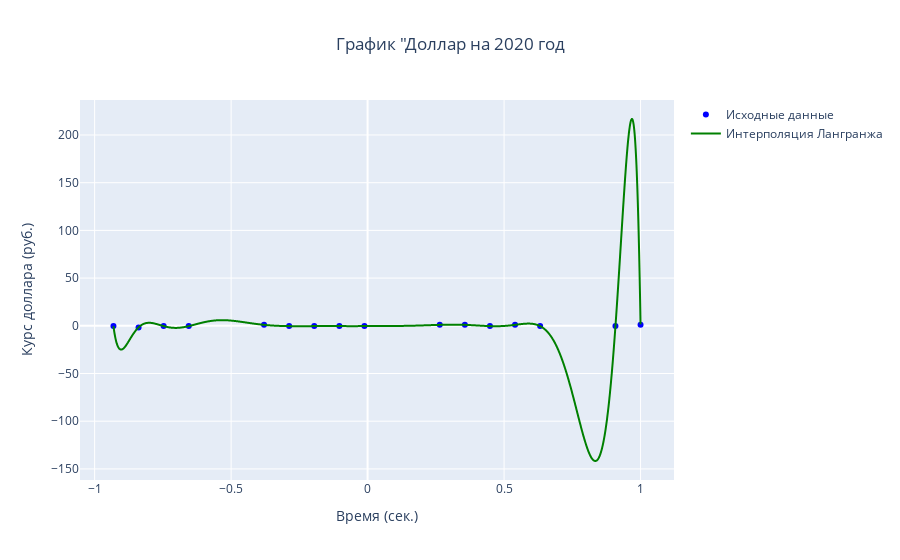

Source (notebook cell):
### Code cell
# #Интерполяци Лангранжа

#усредняем У для одинаковых Х
#df_main = df.groupby('battery_power')['clock_speed'].mean().reset_index()

#выбор данных для интерполяции
#Масштабирование данных 
x = x - np.mean(x)
x = x/np.max(x)

y = y - np.mean(y)
y = y/np.max(y)

#Интерполяция Лангранжа
x_lang = np.arange(x[0],x[15], 0.001)
int_poly = lagrange(x,y)
y_lang = int_poly(x_lang)

fig = go.Figure()

#точки
fig.add_trace(go.Scatter(
    x = x,
    y = y,
    mode = 'markers',
    name = 'Исходные данные',
    marker=dict(color = 'blue', symbol = 'circle'))
)

# Лангранжа
fig.add_trace(go.Scatter(
    x = x_lang,
    y = y_lang,
    mode = 'lines',
    name = 'Интерполяция Лангранжа',
    line = dict(color = 'green', shape = 'spline'))
)

fig.update_xaxes(title_text="Время (дн.)")
fig.update_yaxes(title_text="Курс доллара (руб.)")
fig.update_layout(title_text='График "Доллар на 2020 год', title_x =0.5)
fig.show()

### Figure 1 — Plotly figure (JSON) as saved in the notebook; plotly's stock layout.template omitted (floating-point values rounded to 4 significant figures; data arrays with more than 128 entries replaced by an {"elided": "..."} marker saying what was removed)
{"data": [{"marker": {"color": "blue", "symbol": "circle"}, "mode": "markers", "name": "Исходные данные", "type": "scatter", "x": [-0.931, -0.8391, -0.7471, -0.6552, -0.3793, -0.2874, -0.1954, -0.1034, -0.01149, 0.2644, 0.3563, 0.4483, 0.5402, 0.6322, 0.908, 1], "y": [-0.3333, -1.667, -0.3333, -0.3333, 1, -0.3333, -0.3333, -0.3333, -0.3333, 1, 1, -0.3333, 1, -0.3333, -0.3333, 1]}, {"line": {"color": "green", "shape": "spline"}, "mode": "lines", "name": "Интерполяция Лангранжа", "type": "scatter", "x": {"elided": "1932 float values"}, "y": {"elided": "1932 float values"}}], "layout": {"title": {"text": "График \"Доллар на 2020 год", "x": 0.5}, "xaxis": {"title": {"text": "Время (сек.)"}}, "yaxis": {"title": {"text": "Курс доллара (руб.)"}}}}
